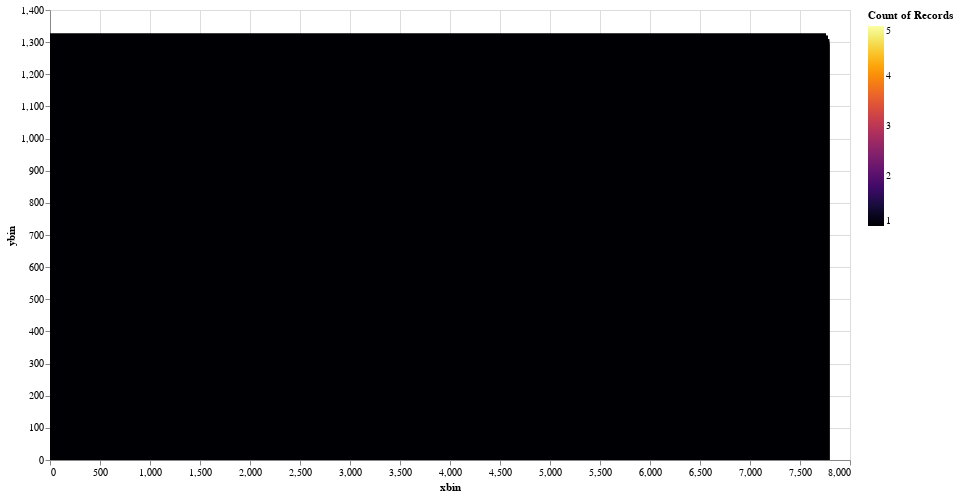

Notebook cell for this chart:
### Markdown cell above
#### 7) Hexbin density for stable patterns
When: You need stable, grid-based density (no kernel bandwidth debates).

### Code cell
# approximate hex by transforming lon/lat to a grid
df = df_points.copy()
df["xbin"] = (df.lon * 100).round()
df["ybin"] = (df.lat * 100).round()

hexmap = alt.Chart(df).mark_rect().encode(
    x="xbin:Q", y="ybin:Q",
    color=alt.Color("count():Q", scale=alt.Scale(scheme="inferno")),
    tooltip=[alt.Tooltip("count():Q", title="count")]
).properties(width=800, height=450).project(type="mercator")

hexmap

### Figure 1 — Vega-Lite specification as saved in the notebook (floating-point values rounded to 4 significant figures; data arrays with more than 128 entries replaced by an {"elided": "..."} marker saying what was removed)
{"config": {"view": {"continuousWidth": 300, "continuousHeight": 300}}, "data": {"name": "data-10b7f8855b6d59d780a28570ad6e7d81"}, "mark": {"type": "rect"}, "encoding": {"color": {"aggregate": "count", "scale": {"scheme": "inferno"}, "type": "quantitative"}, "tooltip": [{"aggregate": "count", "title": "count", "type": "quantitative"}], "x": {"field": "xbin", "type": "quantitative"}, "y": {"field": "ybin", "type": "quantitative"}}, "height": 450, "projection": {"type": "mercator"}, "width": 800, "$schema": "https://vega.github.io/schema/vega-lite/v5.20.1.json", "datasets": {"data-10b7f8855b6d59d780a28570ad6e7d81": {"elided": "1000 records"}}}
